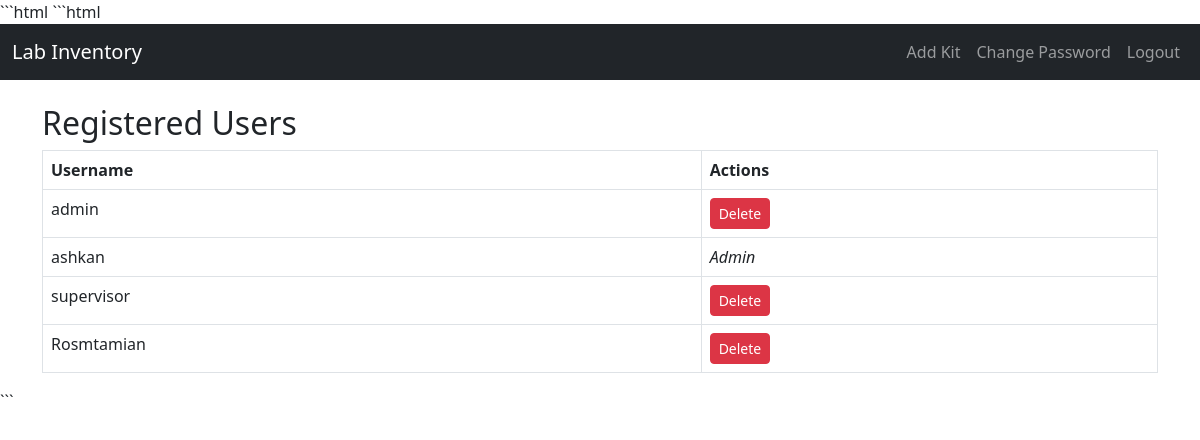
Screenshot of /users (signed in) with the database file from the repository.
### app.py (models this page shows)
class User(db.Model, UserMixin):
    id = db.Column(db.Integer, primary_key=True)
    username = db.Column(db.String(150), unique=True, nullable=False)
    password = db.Column(db.String(150), nullable=False)
    is_admin = db.Column(db.Boolean, default=False)

### app.py (the view)
@app.route('/users')
@login_required
def manage_users():
    if not current_user.is_admin:
        return redirect(url_for('index'))
    users = User.query.all()
    return render_template('manage_users.html', users=users)

### app.py (called while the page is built)
@login_manager.user_loader
def load_user(user_id):
    return db.session.get(User, int(user_id))

### templates/manage_users.html (shortened to what this page needs)
{% extends 'layout.html' %}
{% block content %}
<h2>Registered Users</h2>
<table class="table table-bordered">
    <thead>
        <tr>
            <th>Username</th>
            <th>Actions</th>
        </tr>
    </thead>
    <tbody>
        {% for user in users %}
        <tr>
            <td>{{ user.username }}</td>
            <td>
                {% if user.username != 'ashkan' %}
                    <form action="{{ url_for('delete_user', user_id=user.id) }}" method="post" style="display:inline;">
                        <button class="btn btn-danger btn-sm" type="submit" onclick="return confirm('Are you sure you want to delete this user?')">Delete</button>
                    </form>
                {% else %}
                    <em>Admin</em>
                {% endif %}
            </td>
        </tr>
        {% endfor %}
    </tbody>
</table>
{% endblock %}

### rows the page displays
User: username "admin"
User: username "ashkan", shows "Admin"
User: username "supervisor"
User: username "Rosmtamian"
